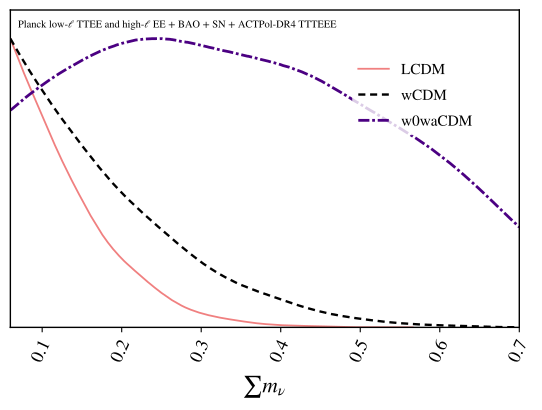

The Python source for this figure:
import getdist.plots as gplot
from getdist import MCSamples
from getdist import loadMCSamples
import os
import matplotlib
import subprocess
import matplotlib.pyplot as plt
import numpy as np

# GENERAL PLOT OPTIONS
matplotlib.rcParams['mathtext.fontset'] = 'stix'
matplotlib.rcParams['font.family'] = 'STIXGeneral'
matplotlib.rcParams['mathtext.rm'] = 'Bitstream Vera Sans'
matplotlib.rcParams['mathtext.it'] = 'Bitstream Vera Sans:italic'
matplotlib.rcParams['mathtext.bf'] = 'Bitstream Vera Sans:bold'
matplotlib.rcParams['xtick.bottom'] = True
matplotlib.rcParams['xtick.top'] = False
matplotlib.rcParams['ytick.right'] = False
matplotlib.rcParams['axes.edgecolor'] = 'black'
matplotlib.rcParams['axes.linewidth'] = '1.0'
matplotlib.rcParams['axes.labelsize'] = 'medium'
matplotlib.rcParams['axes.grid'] = True
matplotlib.rcParams['grid.linewidth'] = '0.0'
matplotlib.rcParams['grid.alpha'] = '0.18'
matplotlib.rcParams['grid.color'] = 'lightgray'
matplotlib.rcParams['legend.labelspacing'] = 0.77
matplotlib.rcParams['savefig.bbox'] = 'tight'
matplotlib.rcParams['savefig.format'] = 'pdf'

parameter = [u'omegam',u'sigma8', u'As_1e9', u'ns', u'SS8', u'omegab', u'H0', u'LSST_A1_1', u'LSST_A1_2']
chaindir=os.getcwd()

analysissettings={'smooth_scale_1D':0.35,'smooth_scale_2D':0.35,'ignore_rows': u'0.5',
'range_confidence' : u'0.01'}

analysissettings2={'smooth_scale_1D':0.35,'smooth_scale_2D':0.35,'ignore_rows': u'0.0',
'range_confidence' : u'0.01'}

root_chains = (
  'EXAMPLE_MCMC28',
  'EXAMPLE_MCMC29',
  'EXAMPLE_MCMC30'
)

num_points_thin = 50000

# --------------------------------------------------------------------------------
samples=loadMCSamples(chaindir + '/../chains/' + root_chains[0],settings=analysissettings)
samples.thin(factor = int(np.sum(samples.weights)/num_points_thin))
p = samples.getParams()
samples.addDerived(p.omegam*p.H0/100.,name='gamma',label='{\\Omega_m h}')
samples.addDerived(p.s8omegamp5/0.5477225575,name='SS8',label='{S_8}')
samples.addDerived(p.mnu,name='mnu2',label='{\\sum m_\\nu}', range=[0.06,0.7])
samples.saveAsText(chaindir + '/.VM_P11_TMP1')
# --------------------------------------------------------------------------------
samples=loadMCSamples(chaindir + '/../chains/' + root_chains[1],settings=analysissettings)
samples.thin(factor = int(np.sum(samples.weights)/num_points_thin))
p = samples.getParams()
samples.addDerived(p.omegam*p.H0/100.,name='gamma',label='{\\Omega_m h}')
samples.addDerived(p.s8omegamp5/0.5477225575,name='SS8',label='{S_8}')
samples.addDerived(p.mnu,name='mnu2',label='{\\sum m_\\nu}', range=[0.06,0.7])
samples.saveAsText(chaindir + '/.VM_P11_TMP2')
# --------------------------------------------------------------------------------
samples=loadMCSamples(chaindir + '/../chains/' + root_chains[2],settings=analysissettings)
samples.thin(factor = int(np.sum(samples.weights)/num_points_thin))
p = samples.getParams()
samples.addDerived(p.omegam*p.H0/100.,name='gamma',label='{\\Omega_m h}')
samples.addDerived(p.s8omegamp5/0.5477225575,name='SS8',label='{S_8}')
samples.addDerived(p.mnu,name='mnu2',label='{\\sum m_\\nu}', range=[0.06,0.7])
samples.saveAsText(chaindir + '/.VM_P11_TMP3')
# --------------------------------------------------------------------------------

#GET DIST PLOT SETUP
g = gplot.get_single_plotter(
  chain_dir=chaindir,
  analysis_settings=analysissettings2,
  width_inch=5.3
)

g.settings.axis_tick_x_rotation=65
g.settings.lw_contour = 1.2
g.settings.legend_rect_border = False
g.settings.figure_legend_frame = False
g.settings.axes_fontsize = 13.0
g.settings.legend_fontsize = 11.0
g.settings.alpha_filled_add = 0.85
g.settings.lab_fontsize=15.5
g.legend_labels=False
g.settings.constrained_layout=True

g.plots_1d(
  [ 
    chaindir + '/.VM_P11_TMP1', 
    chaindir + '/.VM_P11_TMP2',
    chaindir + '/.VM_P11_TMP3'
  ],
  params=[u'mnu2'],
  line_args=[
    {'lw': 1.3,'ls': 'solid', 'color':'lightcoral'},
    {'lw': 1.7,'ls': '--', 'color':'black'},
    {'lw': 2.0,'ls': '-.', 'color': 'indigo'},
  ]
)

g.settings.tight_layout=True
g.finish_plot(
  legend_labels=[
    'LCDM',
    'wCDM',
    'w0waCDM'
  ],
  no_extra_legend_space=True,
  legend_loc=(0.65,0.67)
)

g.add_text('Planck low-$\\ell$ TTEE and high-$\\ell$ EE + BAO + SN + ACTPol-DR4 TTTEEE', 
  x=0.015, 
  y=0.95,
  fontsize=7.5,
  horizontalalignment='left'
)

ax = g.get_axes()
ax.set_xlim(0.06,0.7)
g.export()
